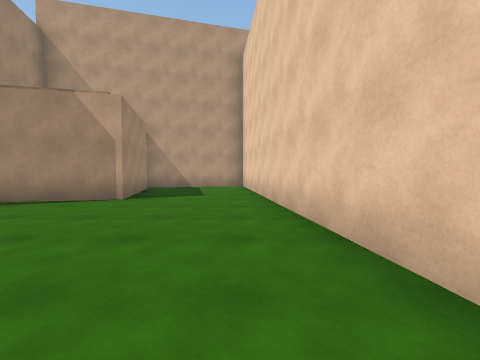
[1] (above)

13 first-person views from a walk through a scene from a Unity 3-D project. The camera is 1.2 m above the floor, tilts 2° down and sees 90° across. The floor is counted in squares, 2 m on a side. Each view is taken from the middle of a square. On the plan, view 1 faces up. The plan holds only what a view shows up to about 9 squares ahead; the rest is blank. The place goes on beyond the plan. The player is left out.

[2]
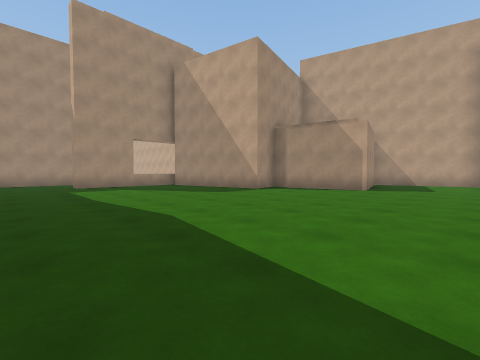

[3]
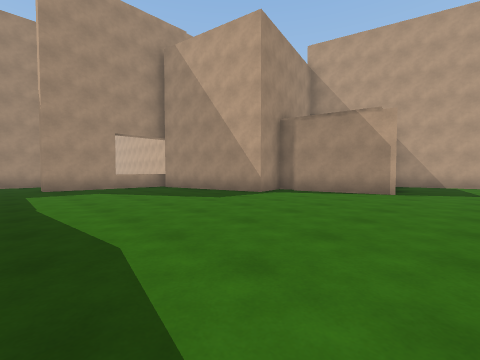

[4]
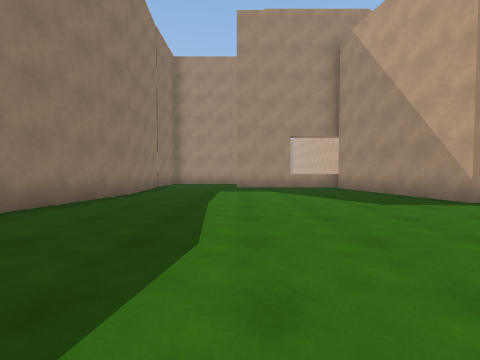

[5]
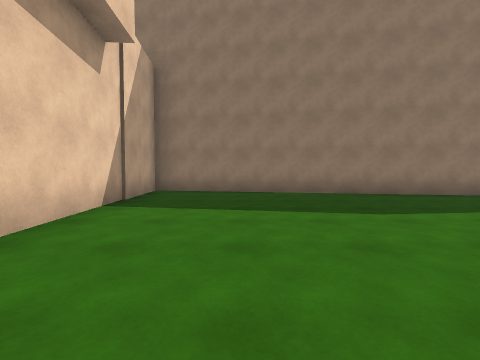

[6]
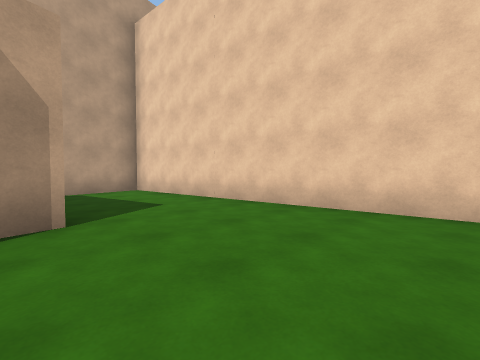

[7]
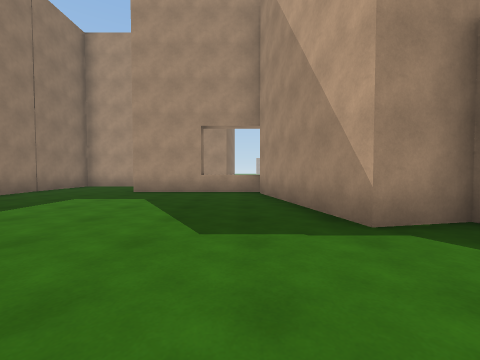

[8]
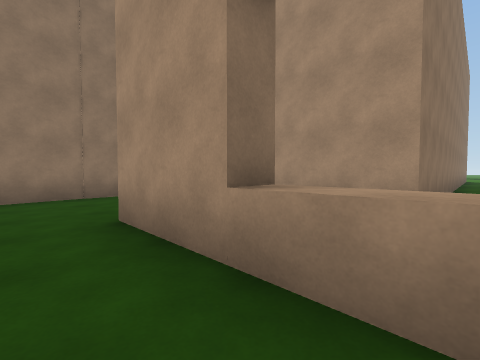

[9]
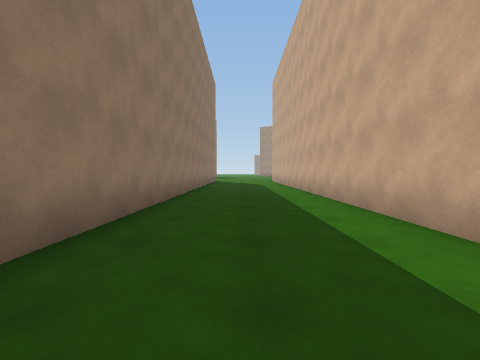

[10]
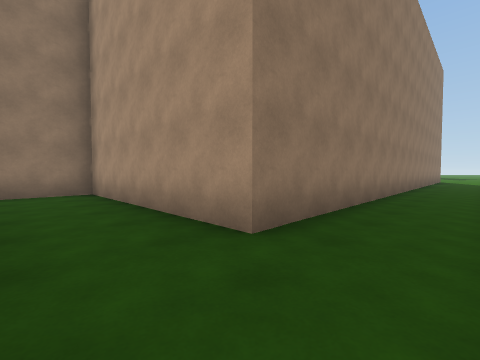

[11]
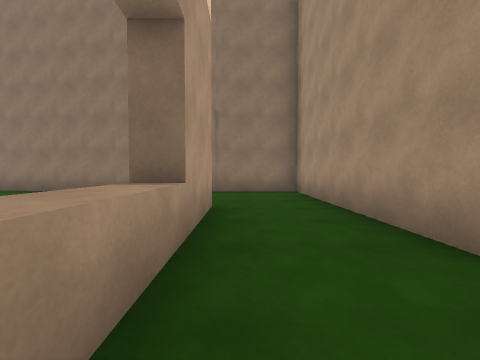

[12]
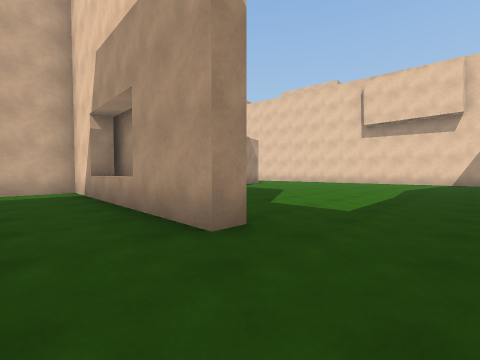

[13]
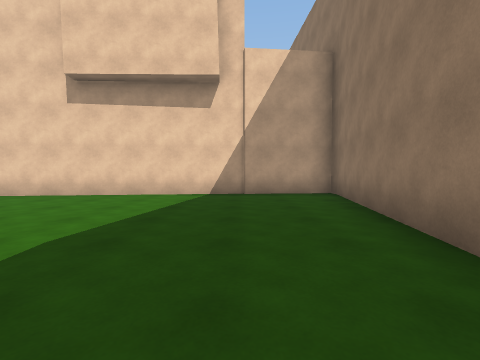

### Floor plan
Points are (right, up) in squares from view 1. A wall is a line through its corners. A room is listed if a view was taken in it or the views show most of it. See-through windows are left out.
Room 1 (views 1, 2, 3, 4, 5, 6, 7, 8, 13)
walls: (-5.3, 4.9) (-5.8, 4.8) (-5.6, 3.4) (-9.7, 2.5); (-7.5, -3.9) (1.3, -5.6) (1.8, -5.5) (0.1, 9.8) (-3.5, 8.9); (-10, 2.6) (-10, -1.1) (-10.5, -1.1); (-10, 3.3) (-10.6, 3.3); (-10.6, 0.9) (-10, 0.9); (-3.2, 8.2) (-2.5, 5.1) (-5.2, 4.5); (-10.4, -4.2) (-7.3, -3.9)
ways out: opening at (-10, -2.5) to room 2; opening at (-10, 2) to room 2
Room 2 (views 9, 10, 11, 12)
walls: (-14.9, 5) (-22, 5); (-9.7, 2.9) (-9.9, 3.7); (-10.5, -1.1) (-10.5, 5) (-12.1, 5); (-22.3, 1.5) (-12.7, 1.5) (-12.7, -4.2) (-10.3, -4.2)
ways out: opening at (-10, -2.5) to room 1; opening at (-10, 2) to room 1

Where each view was taken, in squares from view 1:
view 1: 0 up, 0 right, facing up
view 2: 3 down, 0 right, facing up-left
view 3: 2 down, 1 left, facing up-left
view 4: 1 down, 1 left, facing left
view 5: 2 up, 1 left, facing down
view 6: 2 up, 3 left, facing up-right
view 7: 2 up, 3 left, facing left
view 8: 2 up, 9 left, facing down-left
view 9: 3 up, 13 left, facing left
view 10: 3 up, 11 left, facing down-left
view 11: 3 up, 11 left, facing down
view 12: 3 down, 12 left, facing up-right
view 13: 3 down, 5 left, facing right
